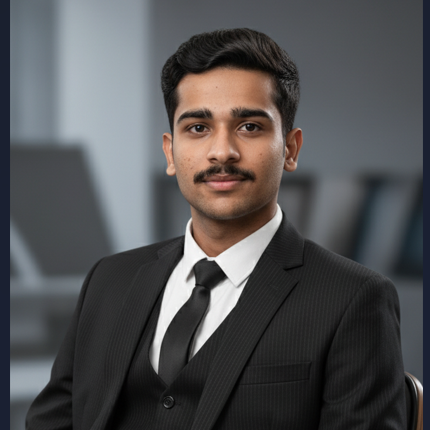
#> input picture source-photo.jpg, 430 x 430 px, found by its file name
$ python make_ascii_svg.py source-photo.jpg -o avi-ascii.svg
#> lines starting #> are read from the running program, lines starting #| are printed output that depends on the picture
### scripts/termframe.py
#!/usr/bin/env python3
"""Shared macOS-style terminal chrome for the profile panels.

All three SVGs draw the same window: rounded border, a title bar with the
three traffic lights, and a centred command prompt. Kept in one place so the
panels can't drift apart visually.
"""
import html

BORDER = "#30363d"
TITLE = "#7d8590"
BG_TOP, BG_BOT = "#111722", "#0d1117"
LIGHTS = ("#ff5f56", "#ffbd2e", "#27c93f")

BAR = 28.0
PAD = 18.0


def frame(w, h, title, uid=""):
    """Return (svg_markup, content_box). content_box is (x, y, w, h) — the
    usable area below the title bar, which every caller should lay out into."""
    lights = "".join(
        f'<circle cx="{18 + i * 15}" cy="{BAR / 2:.1f}" r="4.5" fill="{c}"/>'
        for i, c in enumerate(LIGHTS)
    )
    markup = (
        f'<defs><linearGradient id="bg{uid}" x1="0" y1="0" x2="0" y2="1">'
        f'<stop offset="0" stop-color="{BG_TOP}"/>'
        f'<stop offset="1" stop-color="{BG_BOT}"/></linearGradient></defs>'
        f'<rect width="{w}" height="{h}" rx="12" fill="url(#bg{uid})"/>'
        f'<rect x="0.5" y="0.5" width="{w - 1}" height="{h - 1}" rx="12" '
        f'fill="none" stroke="{BORDER}" stroke-width="1"/>'
        f'<line x1="0" y1="{BAR}" x2="{w}" y2="{BAR}" stroke="{BORDER}"/>'
        f"{lights}"
        f'<text x="{w / 2:.1f}" y="{BAR * 0.64:.1f}" fill="{TITLE}" font-size="11.5" '
        f'text-anchor="middle">{html.escape(title)}</text>'
    )
    return markup, (PAD, BAR + 8, w - 2 * PAD, h - BAR - 8 - PAD)

### scripts/make_ascii_svg.py
#!/usr/bin/env python3
"""Photo -> monochrome ASCII portrait SVG that types itself in row by row.

    python scripts/make_ascii_svg.py source-photo.jpg -o avi-ascii.svg

Animation is SMIL (a per-row clip rect that widens), because GitHub renders
README SVGs inside <img> where scripts are stripped but SMIL still runs.
"""
import argparse
import html

from PIL import Image, ImageEnhance, ImageOps

from termframe import frame

# dark -> light. rendered light-on-dark, so denser glyphs read as brighter.
RAMP = " .`:-~=+*oa#%@"

FONT = "ui-monospace,SFMono-Regular,Menlo,Consolas,monospace"
FONT_SIZE = 8.0
CHAR_W = FONT_SIZE * 0.6
LINE_H = FONT_SIZE
BG = "#0d1117"
FG = "#c9d1d9"
ACCENT = "#22d3ee"


def to_rows(path, cols, contrast):
    im = Image.open(path).convert("L")
    im = ImageOps.autocontrast(im, cutoff=2)
    im = ImageEnhance.Contrast(im).enhance(contrast)
    rows = max(1, round(cols * (im.height / im.width) * (CHAR_W / LINE_H)))
    im = im.resize((cols, rows), Image.LANCZOS)
    px = im.load()
    last = len(RAMP) - 1
    return ["".join(RAMP[px[x, y] * last // 255] for x in range(cols)) for y in range(rows)]


def build(rows, total_dur, width, height, title):
    cols = len(rows[0])
    chrome, (bx, by, bw, bh) = frame(width, height, title, uid="a")

    # one row is held back for the cursor line, so the art never sits on it
    size = min(bw / (cols * 0.6), bh / (len(rows) + 1))
    cw = size * 0.6
    x0 = bx + (bw - cols * cw) / 2
    y0 = by + (bh - (len(rows) + 1) * size) / 2

    step = total_dur / max(1, len(rows))
    # 2dp is all the SMIL attrs carry; a dur that rounds to 0.00s never runs
    dur = max(step * 2.2, 0.05)

    defs, body = [], []
    for i, row in enumerate(rows):
        y = y0 + (i + 1) * size
        defs.append(
            f'<clipPath id="r{i}"><rect x="{x0:.1f}" y="{y - size:.1f}" '
            f'height="{size:.1f}" width="0">'
            f'<animate attributeName="width" from="0" to="{cols * cw:.1f}" '
            f'begin="{i * step:.2f}s" dur="{dur:.2f}s" fill="freeze"/>'
            f"</rect></clipPath>"
        )
        # textLength pins the grid: without it every column drifts on any
        # machine whose default monospace has a different advance width
        body.append(
            f'<text x="{x0:.1f}" y="{y:.1f}" clip-path="url(#r{i})" '
            f'textLength="{len(row) * cw:.1f}" lengthAdjust="spacingAndGlyphs" '
            f'xml:space="preserve">{html.escape(row)}</text>'
        )

    # blinking cursor parks on the line below the portrait once it finishes
    cursor = (
        f'<rect x="{x0:.1f}" y="{y0 + len(rows) * size:.1f}" width="{cw:.1f}" '
        f'height="{size:.1f}" fill="{ACCENT}" opacity="0">'
        f'<animate attributeName="opacity" values="0;1;1;0;0;1" '
        f'begin="{total_dur:.2f}s" dur="1.1s" repeatCount="indefinite"/></rect>'
    )

    return (
        f'<svg xmlns="http://www.w3.org/2000/svg" width="{width}" height="{height}" '
        f'viewBox="0 0 {width} {height}" font-family="{FONT}" role="img">'
        f"{chrome}<defs>{''.join(defs)}</defs>"
        f'<g font-size="{size:.2f}" fill="{FG}">'
        f"{''.join(body)}</g>{cursor}</svg>"
    )


def main():
    p = argparse.ArgumentParser()
    p.add_argument("photo")
    p.add_argument("-o", "--out", default="avi-ascii.svg")
    p.add_argument("--cols", type=int, default=76)
    p.add_argument("--contrast", type=float, default=1.35)
    p.add_argument("--duration", type=float, default=2.4, help="seconds for the full type-in")
    p.add_argument("--width", type=int, default=370)
    p.add_argument("--height", type=int, default=396)
    p.add_argument("--title", default="saram@github: ~$ ./portrait.sh")
    a = p.parse_args()

    rows = to_rows(a.photo, a.cols, a.contrast)
#> in to_rows, `im = Image.open(path).convert("L")`:
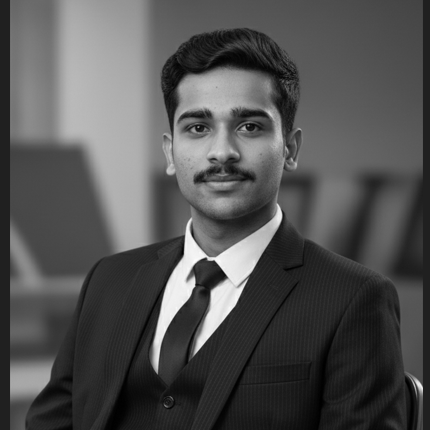
#> im: PIL image 430x430 L; min 0, max 253, mean 82.3
#> in to_rows, `im = ImageOps.autocontrast(im, cutoff=2)`:
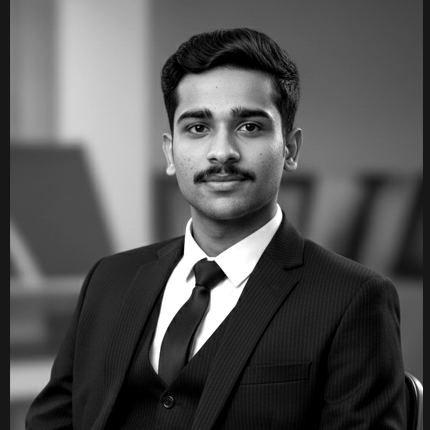
#> im: PIL image 430x430 L; min 0, max 255, mean 84.7
#> in to_rows, `im = ImageEnhance.Contrast(im).enhance(contrast)`:
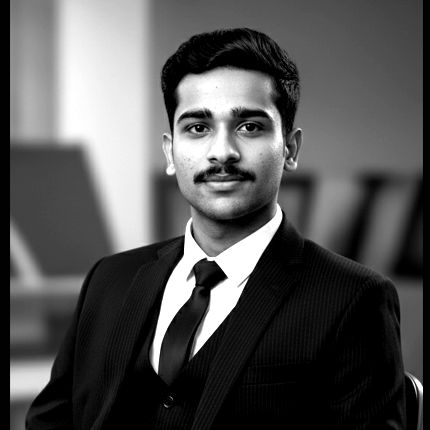
#> im: PIL image 430x430 L; min 0, max 255, mean 84.6
#> in to_rows, `im = im.resize((cols, rows), Image.LANCZOS)`:
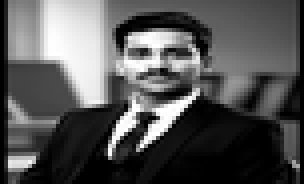
#> im: PIL image 76x46 L (shown 4 times larger); min 0, max 255, mean 84.6
#> rows = 46 items
    with open(a.out, "w") as f:
        f.write(build(rows, a.duration, a.width, a.height, a.title))
#> in build, `cols = len(rows[0])`: cols = 76
#> in build, `size = min(bw / (cols * 0.6), bh / (len(rows) + 1))`: size = 7.28
#> in build, `cw = size * 0.6`: cw = 4.37
#> in build, `x0 = bx + (bw - cols * cw) / 2`: x0 = 19.09
#> in build, `y0 = by + (bh - (len(rows) + 1) * size) / 2`: y0 = 36
#> in build, `step = total_dur / max(1, len(rows))`: step = 0.0522
#> in build, `dur = max(step * 2.2, 0.05)`: dur = 0.115
#> the loop in build, `for i, row in enumerate(rows):` made 46 passes
#> y on passes 1 to 12: 43.28, 50.55, 57.83, 65.11, 72.38, 79.66, 86.94, 94.21, 101.5, 108.8, 116, 123.3
#> after the loop in build, `for i, row in enumerate(rows):`: body = 46 items
    print(f"{a.out}: {len(rows[0])}x{len(rows)} chars")
#| avi-ascii.svg: 76x46 chars


if __name__ == "__main__":
    main()
